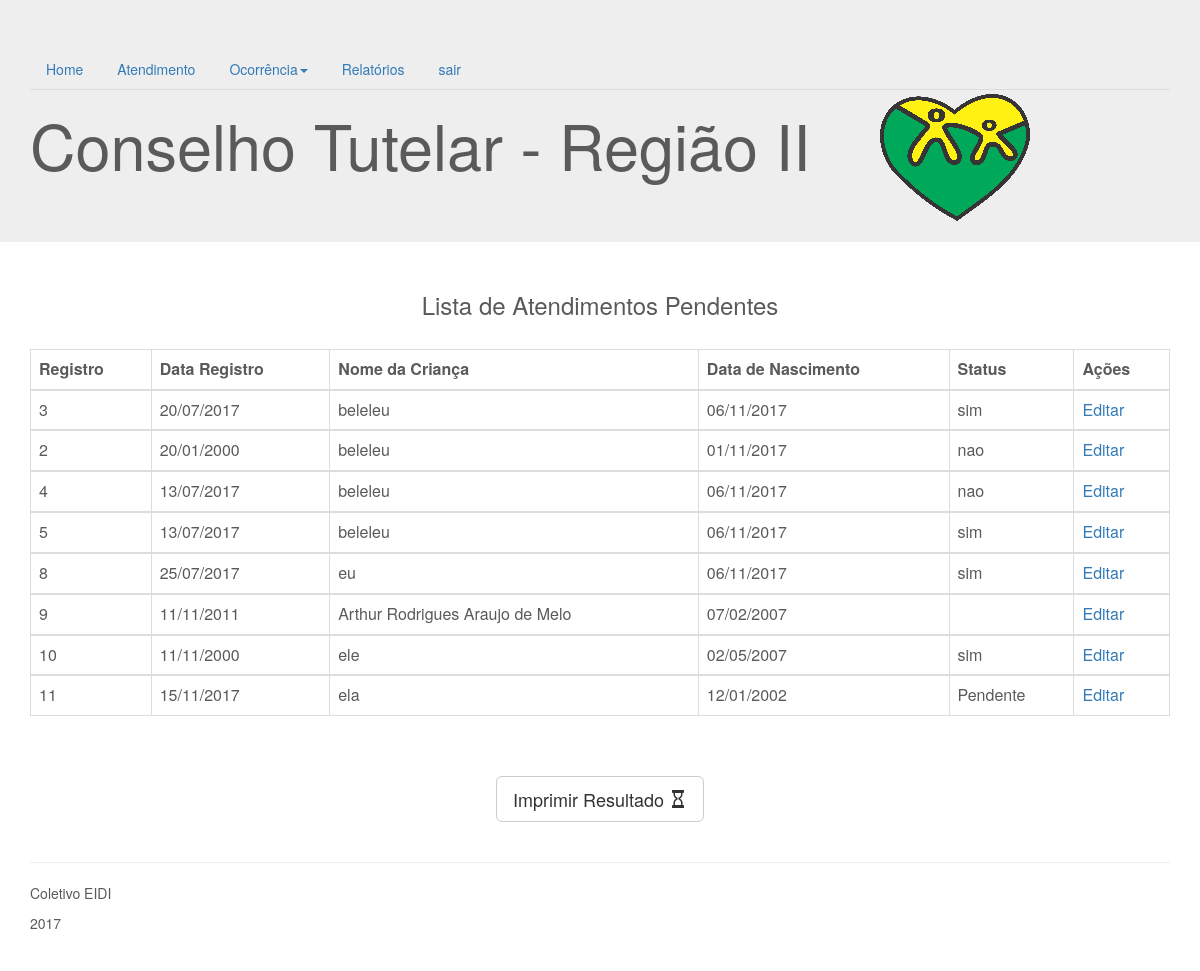
Page /php/templates/pendencias.php (signed in) on the committed database.
### tables this page shows
CREATE TABLE `registro` (
  `idregistro` int(10) UNSIGNED NOT NULL,
  `crianca_idcrianca` int(11) NOT NULL,
  `data_ocorrencia` date DEFAULT NULL,
  `pendencia` varchar(30) NOT NULL,
  `idade` int(11) NOT NULL
);

CREATE TABLE `crianca` (
  `idcrianca` int(10) UNSIGNED NOT NULL,
  `nome` varchar(255) DEFAULT NULL,
  `nascimento` date DEFAULT NULL,
  `sexo` enum('masculino','feminino') DEFAULT NULL
);

### php/templates/pendencias.php (the view, shortened to what this page needs)
<?php
$conexao_banco = Conexao::conn();
$consulta = "SELECT r.idregistro,r.data_ocorrencia, c.nome, c.nascimento, r.pendencia,r.idregistro FROM registro r,crianca c WHERE c.idcrianca = r.crianca_idcrianca AND r.pendencia != 'Concluida'
";
$con = $conexao_banco->query($consulta);
?>
<html lang="pt-br">
  <head>
  </head>
  <body>
  <?php include("./layout/menu.php"); ?>
  <div class="container">
        <fieldset>
          <center><h3> Lista de Atendimentos Pendentes</h3></center>
          <br>
<table class="table table-bordered">
  <thead>
    <tr>
      <th>Registro</th>
      <th>Data Registro</th>
      <th>Nome da Criança</th>
      <th>Data de Nascimento</th>
      <th>Status</th>
      <th>Ações</th>
    </tr>
  </thead>
  <?php
    while ($dado = $con -> fetch_array()){
  ?>
  <tbody>
    <tr>
      <td> <?php echo $dado ["idregistro"];?></td>
      <td> <?php echo date( "d/m/Y", strtotime($dado  ["data_ocorrencia"]));?></td>
      <td> <?php echo $dado ["nome"];?> </td>
      <td> <?php echo date("d/m/Y", strtotime ($dado ["nascimento"]));?> </td>
      <td> <?php echo $dado ["pendencia"];?></td>
      <td>
        <a href="edita-atendimento.php?id=<?php echo $dado['idregistro']; ?>" >Editar</a>
      </td>
    </tr>
    <?php
      }
    ?>
  </tbody>
</table>
</br> </br> <CENTER><a href="../controllers/struct/pendentesPdf.php" type="submit" class="btn btn-default btn-lg" value="imprimir"> Imprimir Resultado
      <span class="glyphicon glyphicon-hourglass"></span>
    </a>
</CENTER> </br>
        </fieldset>
    <div/>
      <hr>
      <footer>
        <p> Coletivo EIDI </p>
        <p>2017</p>
      </footer>
</body>
</html>

### php/templates/layout/menu.php (shortened to what this page needs)
<link href="../../assets/css/bootstrap.min.css" rel="stylesheet">
<link href="../../assets/css/jumbotron.css" rel="stylesheet">
<link href="../../assets/css/carousel.css" rel="stylesheet">
<div class="jumbotron">
	<div class="container">
		<ul class="nav nav-tabs">
			<li><a href="/">Home</a></li>
			<li><a href="./atendimento.php">Atendimento</a></li>
			<li class="dropdown">
				<a class="dropdown-toggle" data-toggle="dropdown" href="#">Ocorrência<span class="caret"></span></a>
			</li>
			<li><a href="/php/templates/relatorio.php">Relatórios</a></li>
			<li><a href="/php/controllers/struct/sair.php">sair</a></li>
		</ul>
		<h1>Conselho Tutelar - Região II</h1>
		<div id="box" style="background-repeat: no-repeat; width:200px; height: 100px; margin-left: 150px; margin-top:-95px;">
			<span style="margin-left: 700px; padding-top:24px;">
				<img src="../../assets/img/logo_conselho_menor.png">
			</span>
		</div>
	</div>
</div>

### assets/css/jumbotron.css (style rules this page uses)
body { padding-top: 0rem; }

### assets/css/carousel.css (style rules this page uses)
body { padding-bottom: 40px; color: #5a5a5a; }

### rows in the picture
registro: idregistro "3", data_ocorrencia "20/07/2017", crianca.nome "beleleu", crianca.nascimento "06/11/2017", pendencia "sim"
registro: idregistro "2", data_ocorrencia "20/01/2000", crianca.nome "beleleu", crianca.nascimento "01/11/2017", pendencia "nao"
registro: idregistro "4", data_ocorrencia "13/07/2017", crianca.nome "beleleu", crianca.nascimento "06/11/2017", pendencia "nao"
registro: idregistro "5", data_ocorrencia "13/07/2017", crianca.nome "beleleu", crianca.nascimento "06/11/2017", pendencia "sim"
registro: idregistro "8", data_ocorrencia "25/07/2017", crianca.nome "eu", crianca.nascimento "06/11/2017", pendencia "sim"
registro: idregistro "9", data_ocorrencia "11/11/2011", crianca.nome "Arthur Rodrigues Araujo de Melo", crianca.nascimento "07/02/2007"
registro: idregistro "10", data_ocorrencia "11/11/2000", crianca.nome "ele", crianca.nascimento "02/05/2007", pendencia "sim"
registro: idregistro "11", data_ocorrencia "15/11/2017", crianca.nome "ela", crianca.nascimento "12/01/2002", pendencia "Pendente"
